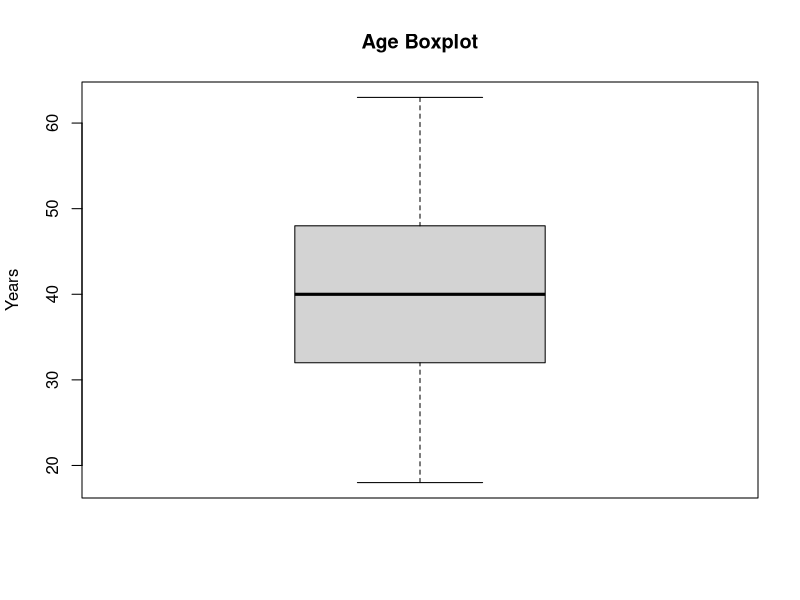
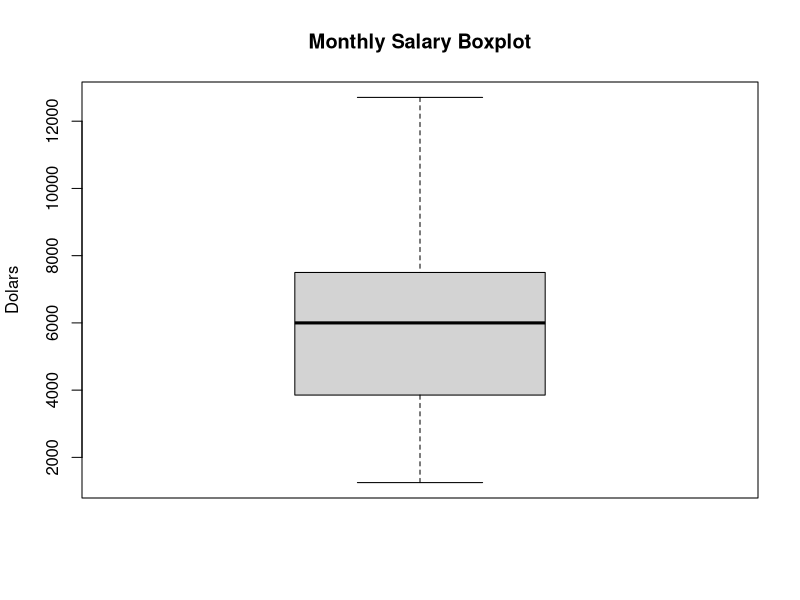
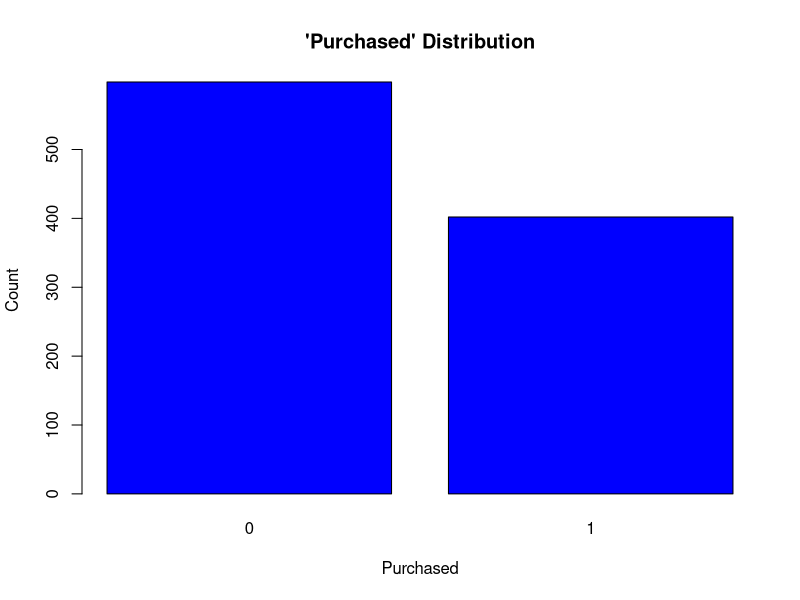
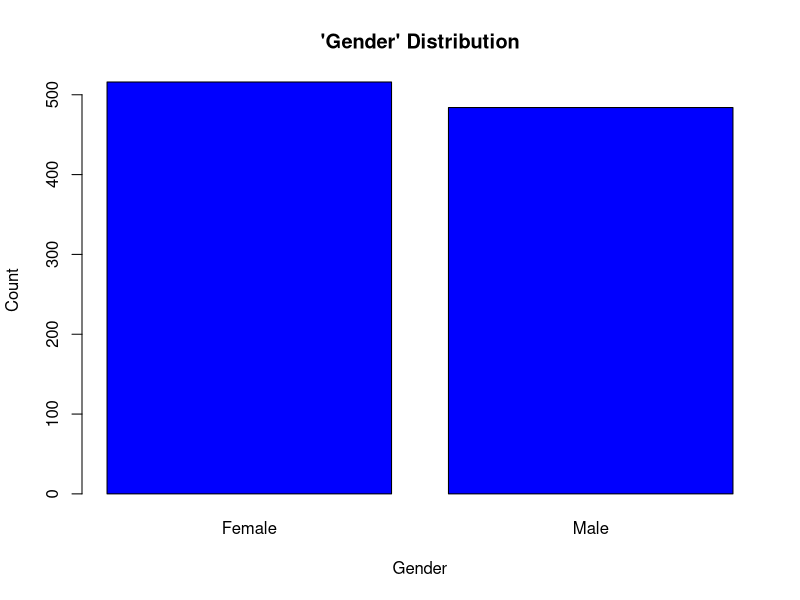

R code for these plots, in order:
#import packages
library(ggplot2)
library(fastDummies)
library(caTools)
library(randomForest)
library(MLmetrics)
library(rpart)
library(caret)
library(dplyr)

# import files
customers_info = read.csv(file = 'customer_info.csv')
has_purchased = read.csv(file = 'has_purchased.csv')

# preview and drop new index column
summary(has_purchased)
summary(customers_info)

head(customers_info)
customers_info = customers_info[, c(2,3,4,5)]
head(customers_info)

head(has_purchased)
has_purchased = has_purchased[, c(2,3)]
head(has_purchased)

# check data types
str(customers_info)
str(has_purchased)

# calculate monthly salary
customers_info['Monthly_Salary'] = round(customers_info['AnnualSalary']/12, 0)

# join customer_info and has_purchased
all_data = merge(x = customers_info, y = has_purchased, by = "User.ID")

#normalize data (z scores) for age and monthly salary
normalised_data = scale(all_data[, c(3,5)])
colnames(normalised_data)[1] = "Age_Norm"
colnames(normalised_data)[2] = "Monthly_Salary_Norm"
all_data = cbind(all_data, normalised_data)


# split data to x and y
#x = all_data[,c(2,7,8)]
#x = dummy_cols(x, select_columns = "Gender", remove_first_dummy = TRUE)
#x = x[, c(2,3,4)]
#y = all_data[6]


#split data to train and test
set.seed(12)
split = sample.split(all_data, SplitRatio = 0.8)
train = subset(all_data[,c(2,6,7,8)], split == "TRUE")
test = subset(all_data[,c(2,6,7,8)], split == "FALSE")


#random forest classifier
set.seed(12)
rf_model = randomForest(x = train[-2], y = as.factor(train$Purchased))
y_pred <- predict(rf_model, newdata = test[-2], type= "class")
confusion_mtx = table(test[, 2], y_pred)
confusion_mtx
Accuracy(y_pred, test[, 2])


#decision tree classifier
set.seed(12)
dt_model = rpart(formula = as.factor(Purchased) ~ Gender + Age_Norm + Monthly_Salary_Norm, 
                 data = train)

y_pred = predict(dt_model, newdata = test[-2], type = 'class')
confusion_mtx = table(test[, 2], y_pred)
confusion_mtx
Accuracy(y_pred, test[, 2])



#Logistic regression classification
set.seed(12)
logistic_model = glm(as.factor(Purchased) ~ Gender + Age_Norm + Monthly_Salary_Norm,
                      data = train, family = "binomial")

y_pred = predict(logistic_model, newdata = test[-2], type = "response")
y_pred = ifelse(y_pred > 0.5, 1, 0)

confusion_mtx = table(test[, 2], y_pred)
confusion_mtx
Accuracy(y_pred, test[, 2])



boxplot(all_data$Age, ylab = "Years", main = "Age Boxplot")
boxplot(all_data$Monthly_Salary, ylab = "Dolars", main = "Monthly Salary Boxplot")


agg_df <- aggregate(all_data$Purchased, by=list(all_data$Purchased), FUN = length)
agg_df

barplot(height = agg_df$x, main = "'Purchased' Distribution", xlab = "Purchased",
        ylab = "Count", names.arg = agg_df$Group.1, col="blue")







agg_df <- aggregate(all_data$Gender, by=list(all_data$Gender), FUN = length)
agg_df

barplot(height = agg_df$x, main = "'Gender' Distribution", xlab = "Gender",
        ylab = "Count", names.arg = agg_df$Group.1, col="blue")
